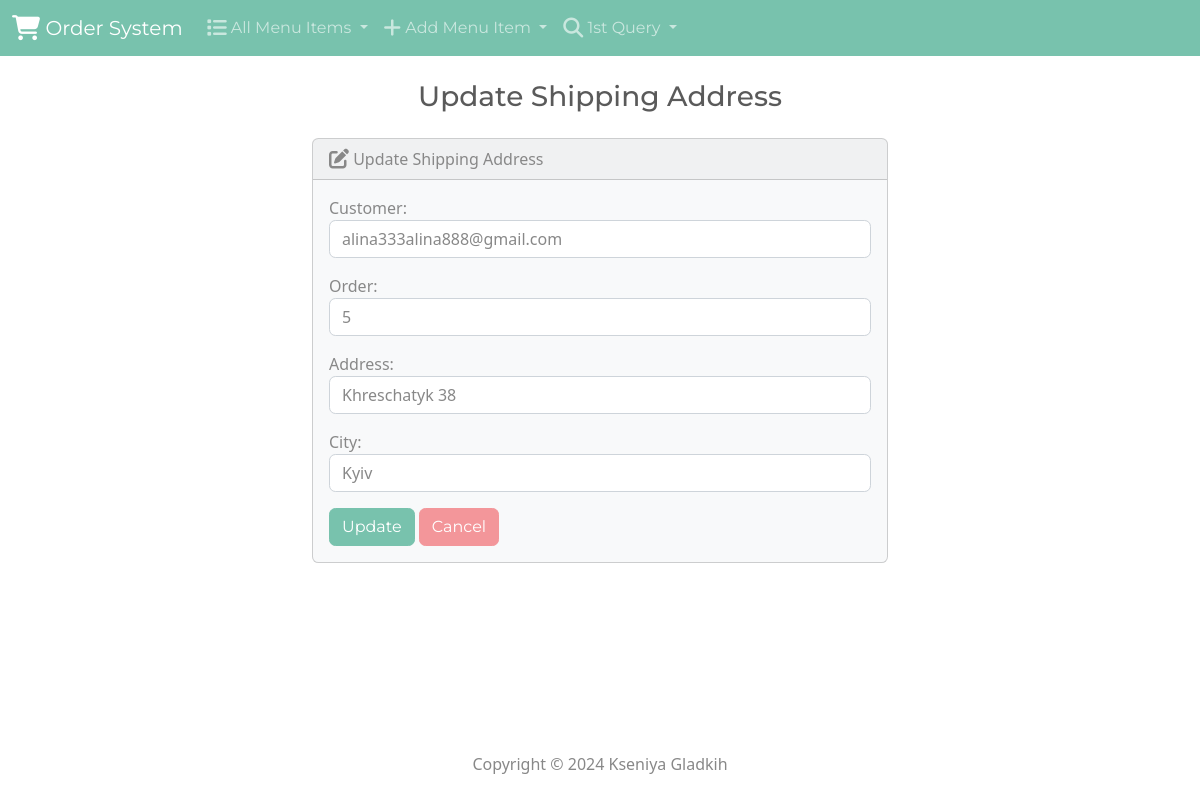
The app's page /shipping-address-edit/1/ with its own data.
### customer/models.py (models this page shows, shortened)
class ShippingAddress(models.Model):
	customer = models.ForeignKey('Customer', on_delete=models.SET_NULL, null=True)
	order = models.ForeignKey('Order', on_delete=models.SET_NULL, null=True)
	address = models.CharField(max_length=200, null=False)
	city = models.CharField(max_length=200, null=False)
	date_added = models.DateTimeField(auto_now_add=True)

### customer/views.py (the view)
# urls.py: path('shipping-address-edit/<int:id>/', views.edit_shipping_address, name="shipping-address-edit"),
def edit_shipping_address(request, id):
    if request.method == 'POST':
        shipping_address = ShippingAddress.objects.get(pk=id)
        form = ShippingAddressForm(request.POST, instance=shipping_address)
        if form.is_valid():
            form.save()
            context = {
                'form': form,
                'success': True,
            }
            return render(request, 'customer/shipping_address/shipping_address_edit.html', context)
    else:
        shipping_address = ShippingAddress.objects.get(pk=id)
        form = ShippingAddressForm(instance=shipping_address)
    return render(request, 'customer/shipping_address/shipping_address_edit.html', {'form': form})

### customer/forms.py
class ShippingAddressForm(forms.ModelForm):
    class Meta:
        model = ShippingAddress
        fields = '__all__'
        labels = {
            'customer': 'Customer',
            'order': 'Order',
            'address': 'Address',
            'city': 'City'
        }
        widgets = {
            'customer': forms.Select(attrs={'class': 'form-control'}),
            'order': forms.Select(attrs={'class': 'form-control'}),
            'address': forms.TextInput(attrs={'class': 'form-control'}),
            'city': forms.TextInput(attrs={'class': 'form-control'})
        }

### customer/models.py (called while the page is built)
    def __str__(self):
        return self.email

    def __str__(self):
        return str(self.id)

### customer/templates/customer/shipping_address/shipping_address_edit.html (shortened to what this page needs)
{% extends 'customer/base.html' %}
{% block body %}
<h3 class="text-center m-4">Update Shipping Address</h3>
{% if success %}
    <div class="alert alert-success" role="alert">
        The new shipping address updated successfully.
        <a href="{% url 'shipping-address' %}" class="alert-link">Go to Shipping Address Page.</a>
    </div>
{% else %}
    <div class="row justify-content-center">
        <div class="col-6">
            <div class="card bg-light mb-3">
                <div class="card-header">
                    <i class="fa-solid fa-pen-to-square fa-lg"></i> Update Shipping Address
                </div>
                <div class="card-body">
                    <form action="" method="POST">
                        {{ form.as_p }}
                        <button type="submit" class="btn btn-primary">Update</button>
                        <a href="{% url 'shipping-address' %}" class="btn btn-secondary">Cancel</a>
                    </form>
                </div>
            </div>
        </div>
    </div>
{% endif %}
{% endblock %}

### records on screen
ShippingAddress: customer "alina333alina888@gmail.com", order "5", address "Khreschatyk 38", city "Kyiv"
